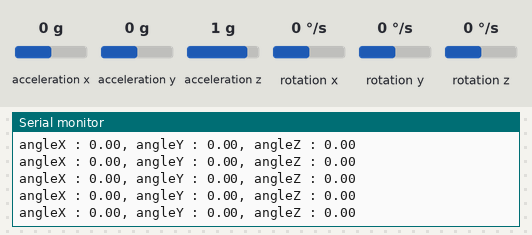
Simulated run of this sketch. Board: Arduino MKR. Parts: the last lines printed to the serial monitor. The inputs (shaded band) are chosen by the test bench; at power-on: acceleration x 0 g, acceleration y 0 g, acceleration z 1 g, rotation x 0 °/s, rotation y 0 °/s, rotation z 0 °/s. WiFi joins after 1.5 s; servers stay silent unless stated.

Above: at 10.7 s.
10.8 s: acceleration x set to -1.4 g
At 11.4 s:
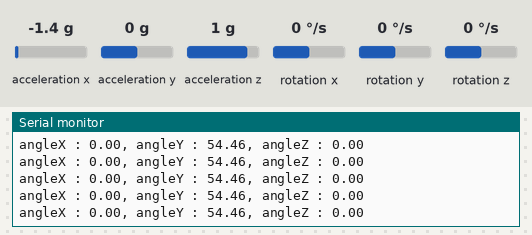
13.8 s: acceleration y set to -1.4 g
At 14.4 s:
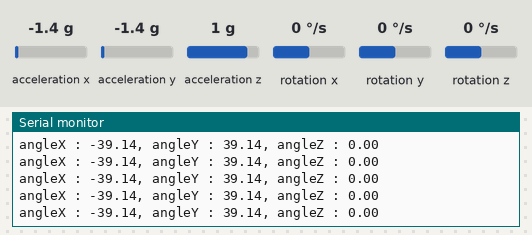
Timing chart, 0 to 14.8 s (numbered marks = the images above; inputs shaded):
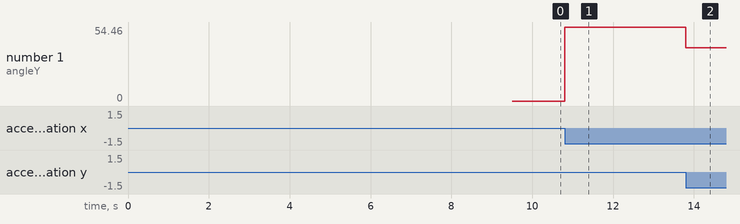

The sketch:

drone.ino
```cpp
//////////////////////// Library ////////////////////////////
#include <MPU6050_tockn.h>
#include <Wire.h>
#include <WiFi101.h>

///////////////////////// TCP //////////////////////////////
// To connect to the server on laptop
char ssid[] = "iPhone";
char pass[] = "00000000";
int status = WL_IDLE_STATUS;

IPAddress server(172,20,10,3);
WiFiClient client;

int twobytes1int(byte high, byte low)
{
  int number;
  int sign;

  sign = high >> 7;
  high = high << 1;
  high = high >> 1;

  number = low | (high << 8);
  number = number*(pow(-1, sign));
  return number;
}

struct byteInt  {
    int number;
    byte high;
    byte low;
};

struct byteInt AngleX_send;
struct byteInt AngleY_send;
struct byteInt AngleZ_send;

void int2bytes(struct byteInt* number_fnc)  {
  int magnituteNumber;
  if (number_fnc->number >= 0)  {
    number_fnc->high = (number_fnc->number >> 8) & 0xFF;
    number_fnc->low = (number_fnc->number & 0xFF);
  } else {
    magnituteNumber = number_fnc->number * -1;
    number_fnc->high = (magnituteNumber >> 8) & 0xFF;
    number_fnc->high = number_fnc->high ^ 0x80;
    number_fnc->low = magnituteNumber & 0xFF;
  }
}

byte buf0[7]; // To store angle XYZ data

////////////////////////// MPU /////////////////////////////
//MPU6050 mpu6050(Wire);
MPU6050 mpu6050(Wire, 0.07, 0.93);

float angleX_offset = 0, angleY_offset = 0, angleZ_offset = 0;
float angleX = 0, angleY = 0, angleZ = 0;

void update_angle_value() {
  mpu6050.update();
  angleX = mpu6050.getAngleX() - angleX_offset;
  angleY = mpu6050.getAngleY() - angleY_offset;
  angleZ = mpu6050.getAngleZ() - angleZ_offset;

  AngleX_send.number = (int) angleX;
  AngleY_send.number = (int) angleY;
  AngleZ_send.number = (int) angleZ;

  Serial.print("angleX : ");
  Serial.print(angleX);
  Serial.print(", angleY : ");
  Serial.print(angleY);
  Serial.print(", angleZ : ");
  Serial.println(angleZ);
}

///////////////////// Random variable //////////////////////
int i, j, k, a;

///////////////////// Setup and Loop ///////////////////////

void setup() {
  Serial.begin(9600);

  // Setup wifi connection
  while (status != WL_CONNECTED) {
    status = WiFi.begin(ssid, pass);
  }

  delay(3000); // If don't include this, it won't work
                // don't know why, can anyone figure out??

  // Setup server connection
  j = client.connect(server, 1234);
  while (j != 1)  {
    j = client.connect(server, 1234);
  }

  Wire.begin();
  mpu6050.begin();
  mpu6050.calcGyroOffsets(true);

  // Calculating offset

  for (int i = 0; i<1000; i++)  {
    mpu6050.update();
    angleX_offset = angleX_offset + mpu6050.getAngleX();
    angleY_offset = angleY_offset + mpu6050.getAngleY();
    angleZ_offset = angleZ_offset + mpu6050.getAngleZ();
  }

  angleX_offset = angleX_offset/1000.0;
  angleY_offset = angleY_offset/1000.0;
  angleZ_offset = angleZ_offset/1000.0;
}

void loop() {
  if (client.available()) {
    a = client.read();
    if (a == 0) { // Ask for ID.
      client.write((byte) 0);
    } else if (a == 1)  { // Ask for angle data
      int2bytes(&AngleX_send);
      int2bytes(&AngleY_send);
      int2bytes(&AngleZ_send);

      buf0[0] = AngleX_send.high;
      buf0[1] = AngleX_send.low;
      buf0[2] = AngleY_send.high;
      buf0[3] = AngleY_send.low;
      buf0[4] = AngleZ_send.high;
      buf0[5] = AngleZ_send.low;

      client.write(buf0,6);
    }
  }

  update_angle_value();
}
```

Measured:
- after the input at 10.8 s, the serial monitor: prints a new line at once (image 1)
- after the input at 13.8 s, the serial monitor: prints a new line at once (image 2)
- plotted number 1: 0 → 54.46 after the input at 10.8 s, 54.46 → 39.14 after the input at 13.8 s
